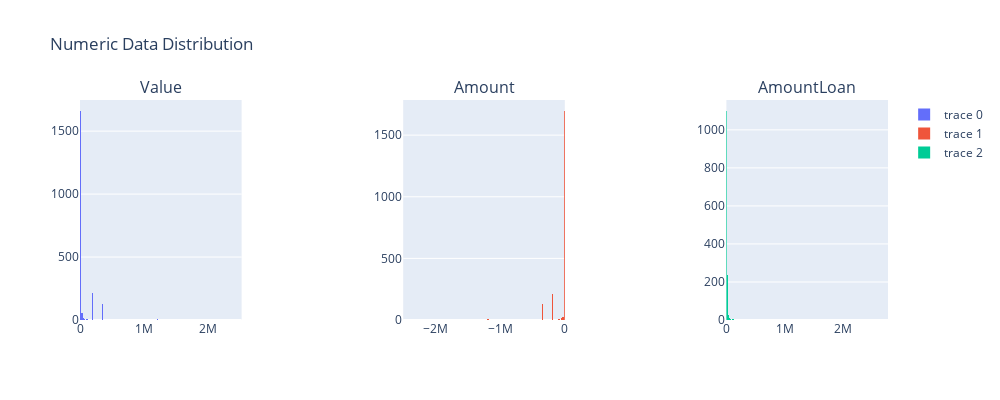

Notebook code cell kept with this figure:
### Code cell
fig_sub = make_subplots(rows=1, cols=3, horizontal_spacing=.2, subplot_titles=(numeric_training_data.columns))
col_num = 1

for col in numeric_training_data.columns:
    fig_sub.add_traces(
        go.Histogram(x=numeric_training_data[col]), rows=1, cols=col_num
    )
    col_num += 1

fig_sub.update_layout(height=400, width=1000, title_text="Numeric Data Distribution")
fig_sub.show()

### Figure 1 — Plotly figure (JSON) as saved in the notebook; plotly's stock layout.template omitted (floating-point values rounded to 4 significant figures; data arrays with more than 128 entries replaced by an {"elided": "..."} marker saying what was removed)
{"data": [{"type": "histogram", "x": {"elided": "2100 int values"}, "xaxis": "x", "yaxis": "y"}, {"type": "histogram", "x": {"elided": "2100 int values"}, "xaxis": "x2", "yaxis": "y2"}, {"type": "histogram", "x": {"elided": "2100 int values"}, "xaxis": "x3", "yaxis": "y3"}], "layout": {"annotations": [{"font": {"size": 16}, "showarrow": false, "text": "Value", "x": 0.1, "xanchor": "center", "xref": "paper", "y": 1, "yanchor": "bottom", "yref": "paper"}, {"font": {"size": 16}, "showarrow": false, "text": "Amount", "x": 0.5, "xanchor": "center", "xref": "paper", "y": 1, "yanchor": "bottom", "yref": "paper"}, {"font": {"size": 16}, "showarrow": false, "text": "AmountLoan", "x": 0.9, "xanchor": "center", "xref": "paper", "y": 1, "yanchor": "bottom", "yref": "paper"}], "height": 400, "title": {"text": "Numeric Data Distribution"}, "width": 1000, "xaxis": {"anchor": "y", "domain": [0, 0.2]}, "xaxis2": {"anchor": "y2", "domain": [0.4, 0.6]}, "xaxis3": {"anchor": "y3", "domain": [0.8, 1]}, "yaxis": {"anchor": "x", "domain": [0, 1]}, "yaxis2": {"anchor": "x2", "domain": [0, 1]}, "yaxis3": {"anchor": "x3", "domain": [0, 1]}}}
